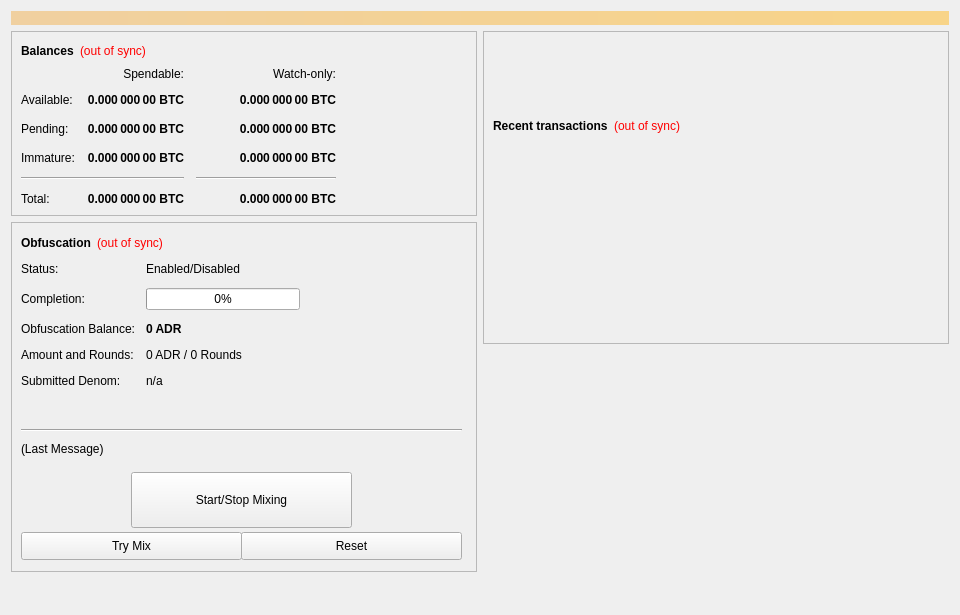
<?xml version="1.0" encoding="UTF-8"?>
<ui version="4.0">
 <class>OverviewPage</class>
 <widget class="QWidget" name="OverviewPage">
  <property name="geometry">
   <rect>
    <x>0</x>
    <y>0</y>
    <width>960</width>
    <height>615</height>
   </rect>
  </property>
  <property name="minimumSize">
   <size>
    <width>960</width>
    <height>0</height>
   </size>
  </property>
  <property name="windowTitle">
   <string>Form</string>
  </property>
  <layout class="QVBoxLayout" name="topLayout">
   <item>
    <widget class="QLabel" name="labelAlerts">
     <property name="visible">
      <bool>false</bool>
     </property>
     <property name="styleSheet">
      <string notr="true">background-color: qlineargradient(x1: 0, y1: 0, x2: 1, y2: 0, stop:0 #F0D0A0, stop:1 #F8D488); color:#000000;</string>
     </property>
     <property name="wordWrap">
      <bool>true</bool>
     </property>
     <property name="margin">
      <number>3</number>
     </property>
    </widget>
   </item>
   <item>
    <layout class="QHBoxLayout" name="horizontalLayout" stretch="1,1">
     <item>
      <layout class="QVBoxLayout" name="verticalLayout_2">
       <item>
        <widget class="QFrame" name="frame">
         <property name="frameShape">
          <enum>QFrame::StyledPanel</enum>
         </property>
         <property name="frameShadow">
          <enum>QFrame::Raised</enum>
         </property>
         <layout class="QVBoxLayout" name="verticalLayout_4">
          <item>
           <layout class="QHBoxLayout" name="horizontalLayout_4">
            <item>
             <widget class="QLabel" name="label_5">
              <property name="font">
               <font>
                <weight>75</weight>
                <bold>true</bold>
               </font>
              </property>
              <property name="text">
               <string>Balances</string>
              </property>
             </widget>
            </item>
            <item>
             <widget class="QLabel" name="labelWalletStatus">
              <property name="cursor">
               <cursorShape>WhatsThisCursor</cursorShape>
              </property>
              <property name="toolTip">
               <string>The displayed information may be out of date. Your wallet automatically synchronizes with the Adirondack network after a connection is established, but this process has not completed yet.</string>
              </property>
              <property name="styleSheet">
               <string notr="true">QLabel { color: red; }</string>
              </property>
              <property name="text">
               <string notr="true">(out of sync)</string>
              </property>
              <property name="alignment">
               <set>Qt::AlignLeading|Qt::AlignLeft|Qt::AlignVCenter</set>
              </property>
             </widget>
            </item>
            <item>
             <spacer name="horizontalSpacer_3">
              <property name="orientation">
               <enum>Qt::Horizontal</enum>
              </property>
              <property name="sizeHint" stdset="0">
               <size>
                <width>40</width>
                <height>20</height>
               </size>
              </property>
             </spacer>
            </item>
           </layout>
          </item>
          <item>
           <layout class="QGridLayout" name="gridLayout">
            <property name="spacing">
             <number>12</number>
            </property>
            <item row="2" column="2">
             <widget class="QLabel" name="labelWatchPending">
              <property name="font">
               <font>
                <weight>75</weight>
                <bold>true</bold>
               </font>
              </property>
              <property name="cursor">
               <cursorShape>IBeamCursor</cursorShape>
              </property>
              <property name="toolTip">
               <string>Unconfirmed transactions to watch-only addresses</string>
              </property>
              <property name="text">
               <string notr="true">0.000 000 00 BTC</string>
              </property>
              <property name="alignment">
               <set>Qt::AlignRight|Qt::AlignTrailing|Qt::AlignVCenter</set>
              </property>
              <property name="textInteractionFlags">
               <set>Qt::LinksAccessibleByMouse|Qt::TextSelectableByKeyboard|Qt::TextSelectableByMouse</set>
              </property>
             </widget>
            </item>
            <item row="2" column="1">
             <widget class="QLabel" name="labelUnconfirmed">
              <property name="font">
               <font>
                <weight>75</weight>
                <bold>true</bold>
               </font>
              </property>
              <property name="cursor">
               <cursorShape>IBeamCursor</cursorShape>
              </property>
              <property name="toolTip">
               <string>Total of transactions that have yet to be confirmed, and do not yet count toward the spendable balance</string>
              </property>
              <property name="text">
               <string notr="true">0.000 000 00 BTC</string>
              </property>
              <property name="alignment">
               <set>Qt::AlignRight|Qt::AlignTrailing|Qt::AlignVCenter</set>
              </property>
              <property name="textInteractionFlags">
               <set>Qt::LinksAccessibleByMouse|Qt::TextSelectableByKeyboard|Qt::TextSelectableByMouse</set>
              </property>
             </widget>
            </item>
            <item row="3" column="2">
             <widget class="QLabel" name="labelWatchImmature">
              <property name="font">
               <font>
                <weight>75</weight>
                <bold>true</bold>
               </font>
              </property>
              <property name="cursor">
               <cursorShape>IBeamCursor</cursorShape>
              </property>
              <property name="toolTip">
               <string>Staked or masternode rewards in watch-only addresses that has not yet matured</string>
              </property>
              <property name="text">
               <string notr="true">0.000 000 00 BTC</string>
              </property>
              <property name="alignment">
               <set>Qt::AlignRight|Qt::AlignTrailing|Qt::AlignVCenter</set>
              </property>
              <property name="textInteractionFlags">
               <set>Qt::LinksAccessibleByMouse|Qt::TextSelectableByKeyboard|Qt::TextSelectableByMouse</set>
              </property>
             </widget>
            </item>
            <item row="4" column="0" colspan="2">
             <widget class="Line" name="lineSpendableBalance">
              <property name="orientation">
               <enum>Qt::Horizontal</enum>
              </property>
             </widget>
            </item>
            <item row="4" column="2">
             <widget class="Line" name="lineWatchBalance">
              <property name="sizePolicy">
               <sizepolicy hsizetype="Preferred" vsizetype="Fixed">
                <horstretch>0</horstretch>
                <verstretch>0</verstretch>
               </sizepolicy>
              </property>
              <property name="minimumSize">
               <size>
                <width>140</width>
                <height>0</height>
               </size>
              </property>
              <property name="orientation">
               <enum>Qt::Horizontal</enum>
              </property>
             </widget>
            </item>
            <item row="5" column="0">
             <widget class="QLabel" name="labelTotalText">
              <property name="text">
               <string>Total:</string>
              </property>
             </widget>
            </item>
            <item row="3" column="1">
             <widget class="QLabel" name="labelImmature">
              <property name="font">
               <font>
                <weight>75</weight>
                <bold>true</bold>
               </font>
              </property>
              <property name="cursor">
               <cursorShape>IBeamCursor</cursorShape>
              </property>
              <property name="toolTip">
               <string>Staked or masternode rewards that has not yet matured</string>
              </property>
              <property name="text">
               <string notr="true">0.000 000 00 BTC</string>
              </property>
              <property name="alignment">
               <set>Qt::AlignRight|Qt::AlignTrailing|Qt::AlignVCenter</set>
              </property>
              <property name="textInteractionFlags">
               <set>Qt::LinksAccessibleByMouse|Qt::TextSelectableByKeyboard|Qt::TextSelectableByMouse</set>
              </property>
             </widget>
            </item>
            <item row="2" column="3">
             <spacer name="horizontalSpacer_2">
              <property name="orientation">
               <enum>Qt::Horizontal</enum>
              </property>
              <property name="sizeHint" stdset="0">
               <size>
                <width>40</width>
                <height>20</height>
               </size>
              </property>
             </spacer>
            </item>
            <item row="3" column="0">
             <widget class="QLabel" name="labelImmatureText">
              <property name="text">
               <string>Immature:</string>
              </property>
             </widget>
            </item>
            <item row="5" column="1">
             <widget class="QLabel" name="labelTotal">
              <property name="font">
               <font>
                <weight>75</weight>
                <bold>true</bold>
               </font>
              </property>
              <property name="cursor">
               <cursorShape>IBeamCursor</cursorShape>
              </property>
              <property name="toolTip">
               <string>Your current total balance</string>
              </property>
              <property name="text">
               <string notr="true">0.000 000 00 BTC</string>
              </property>
              <property name="alignment">
               <set>Qt::AlignRight|Qt::AlignTrailing|Qt::AlignVCenter</set>
              </property>
              <property name="textInteractionFlags">
               <set>Qt::LinksAccessibleByMouse|Qt::TextSelectableByKeyboard|Qt::TextSelectableByMouse</set>
              </property>
             </widget>
            </item>
            <item row="5" column="2">
             <widget class="QLabel" name="labelWatchTotal">
              <property name="font">
               <font>
                <weight>75</weight>
                <bold>true</bold>
               </font>
              </property>
              <property name="cursor">
               <cursorShape>IBeamCursor</cursorShape>
              </property>
              <property name="toolTip">
               <string>Current total balance in watch-only addresses</string>
              </property>
              <property name="text">
               <string notr="true">0.000 000 00 BTC</string>
              </property>
              <property name="alignment">
               <set>Qt::AlignRight|Qt::AlignTrailing|Qt::AlignVCenter</set>
              </property>
              <property name="textInteractionFlags">
               <set>Qt::LinksAccessibleByMouse|Qt::TextSelectableByKeyboard|Qt::TextSelectableByMouse</set>
              </property>
             </widget>
            </item>
            <item row="0" column="2">
             <widget class="QLabel" name="labelWatchonly">
              <property name="text">
               <string>Watch-only:</string>
              </property>
              <property name="alignment">
               <set>Qt::AlignRight|Qt::AlignTrailing|Qt::AlignVCenter</set>
              </property>
             </widget>
            </item>
            <item row="1" column="0">
             <widget class="QLabel" name="labelBalanceText">
              <property name="text">
               <string>Available:</string>
              </property>
             </widget>
            </item>
            <item row="1" column="1">
             <widget class="QLabel" name="labelBalance">
              <property name="font">
               <font>
                <weight>75</weight>
                <bold>true</bold>
               </font>
              </property>
              <property name="cursor">
               <cursorShape>IBeamCursor</cursorShape>
              </property>
              <property name="toolTip">
               <string>Your current spendable balance</string>
              </property>
              <property name="text">
               <string notr="true">0.000 000 00 BTC</string>
              </property>
              <property name="alignment">
               <set>Qt::AlignRight|Qt::AlignTrailing|Qt::AlignVCenter</set>
              </property>
              <property name="textInteractionFlags">
               <set>Qt::LinksAccessibleByMouse|Qt::TextSelectableByKeyboard|Qt::TextSelectableByMouse</set>
              </property>
             </widget>
            </item>
            <item row="1" column="2">
             <widget class="QLabel" name="labelWatchAvailable">
              <property name="font">
               <font>
                <weight>75</weight>
                <bold>true</bold>
               </font>
              </property>
              <property name="cursor">
               <cursorShape>IBeamCursor</cursorShape>
              </property>
              <property name="toolTip">
               <string>Your current balance in watch-only addresses</string>
              </property>
              <property name="text">
               <string notr="true">0.000 000 00 BTC</string>
              </property>
              <property name="alignment">
               <set>Qt::AlignRight|Qt::AlignTrailing|Qt::AlignVCenter</set>
              </property>
              <property name="textInteractionFlags">
               <set>Qt::LinksAccessibleByMouse|Qt::TextSelectableByKeyboard|Qt::TextSelectableByMouse</set>
              </property>
             </widget>
            </item>
            <item row="2" column="0">
             <widget class="QLabel" name="labelPendingText">
              <property name="text">
               <string>Pending:</string>
              </property>
             </widget>
            </item>
            <item row="0" column="1">
             <widget class="QLabel" name="labelSpendable">
              <property name="text">
               <string>Spendable:</string>
              </property>
              <property name="alignment">
               <set>Qt::AlignRight|Qt::AlignTrailing|Qt::AlignVCenter</set>
              </property>
             </widget>
            </item>
           </layout>
          </item>
         </layout>
        </widget>
       </item>
       <item>
        <widget class="QFrame" name="frameObfuscation">
         <property name="minimumSize">
          <size>
           <width>0</width>
           <height>350</height>
          </size>
         </property>
         <property name="layoutDirection">
          <enum>Qt::LeftToRight</enum>
         </property>
         <property name="frameShape">
          <enum>QFrame::StyledPanel</enum>
         </property>
         <property name="frameShadow">
          <enum>QFrame::Raised</enum>
         </property>
         <widget class="QWidget" name="formLayoutWidget">
          <property name="geometry">
           <rect>
            <x>10</x>
            <y>40</y>
            <width>451</width>
            <height>161</height>
           </rect>
          </property>
          <layout class="QFormLayout" name="formLayout">
           <property name="fieldGrowthPolicy">
            <enum>QFormLayout::AllNonFixedFieldsGrow</enum>
           </property>
           <property name="horizontalSpacing">
            <number>11</number>
           </property>
           <property name="verticalSpacing">
            <number>12</number>
           </property>
           <item row="0" column="0">
            <widget class="QLabel" name="label_6">
             <property name="text">
              <string>Status:</string>
             </property>
            </widget>
           </item>
           <item row="1" column="0">
            <widget class="QLabel" name="label_7">
             <property name="text">
              <string>Completion:</string>
             </property>
            </widget>
           </item>
           <item row="1" column="1">
            <widget class="QProgressBar" name="obfuscationProgress">
             <property name="maximumSize">
              <size>
               <width>154</width>
               <height>16777215</height>
              </size>
             </property>
             <property name="value">
              <number>0</number>
             </property>
            </widget>
           </item>
           <item row="2" column="0">
            <widget class="QLabel" name="labelAnonymizedText">
             <property name="text">
              <string>Obfuscation Balance:</string>
             </property>
            </widget>
           </item>
           <item row="2" column="1">
            <widget class="QLabel" name="labelAnonymized">
             <property name="font">
              <font>
               <weight>75</weight>
               <bold>true</bold>
              </font>
             </property>
             <property name="text">
              <string notr="true">0 ADR</string>
             </property>
            </widget>
           </item>
           <item row="3" column="0">
            <widget class="QLabel" name="label_8">
             <property name="text">
              <string>Amount and Rounds:</string>
             </property>
            </widget>
           </item>
           <item row="3" column="1">
            <widget class="QLabel" name="labelAmountRounds">
             <property name="text">
              <string>0 ADR / 0 Rounds</string>
             </property>
            </widget>
           </item>
           <item row="4" column="0">
            <widget class="QLabel" name="label_9">
             <property name="text">
              <string>Submitted Denom:</string>
             </property>
            </widget>
           </item>
           <item row="4" column="1">
            <widget class="QLabel" name="labelSubmittedDenom">
             <property name="toolTip">
              <string>The denominations you submitted to the Masternode.&lt;br&gt;To mix, other users must submit the exact same denominations.</string>
             </property>
             <property name="text">
              <string>n/a</string>
             </property>
            </widget>
           </item>
           <item row="0" column="1">
            <widget class="QLabel" name="obfuscationEnabled">
             <property name="text">
              <string>Enabled/Disabled</string>
             </property>
            </widget>
           </item>
          </layout>
         </widget>
         <widget class="QPushButton" name="runAutoDenom">
          <property name="geometry">
           <rect>
            <x>251</x>
            <y>17</y>
            <width>1</width>
            <height>1</height>
           </rect>
          </property>
          <property name="palette">
           <palette>
            <active>
             <colorrole role="WindowText">
              <brush brushstyle="SolidPattern">
               <color alpha="255">
                <red>0</red>
                <green>0</green>
                <blue>0</blue>
               </color>
              </brush>
             </colorrole>
             <colorrole role="Button">
              <brush brushstyle="SolidPattern">
               <color alpha="255">
                <red>239</red>
                <green>238</green>
                <blue>238</blue>
               </color>
              </brush>
             </colorrole>
             <colorrole role="Light">
              <brush brushstyle="SolidPattern">
               <color alpha="255">
                <red>255</red>
                <green>255</green>
                <blue>255</blue>
               </color>
              </brush>
             </colorrole>
             <colorrole role="Midlight">
              <brush brushstyle="SolidPattern">
               <color alpha="255">
                <red>247</red>
                <green>246</green>
                <blue>246</blue>
               </color>
              </brush>
             </colorrole>
             <colorrole role="Dark">
              <brush brushstyle="SolidPattern">
               <color alpha="255">
                <red>119</red>
                <green>119</green>
                <blue>119</blue>
               </color>
              </brush>
             </colorrole>
             <colorrole role="Mid">
              <brush brushstyle="SolidPattern">
               <color alpha="255">
                <red>159</red>
                <green>159</green>
                <blue>159</blue>
               </color>
              </brush>
             </colorrole>
             <colorrole role="Text">
              <brush brushstyle="SolidPattern">
               <color alpha="255">
                <red>0</red>
                <green>0</green>
                <blue>0</blue>
               </color>
              </brush>
             </colorrole>
             <colorrole role="BrightText">
              <brush brushstyle="SolidPattern">
               <color alpha="255">
                <red>255</red>
                <green>255</green>
                <blue>255</blue>
               </color>
              </brush>
             </colorrole>
             <colorrole role="ButtonText">
              <brush brushstyle="SolidPattern">
               <color alpha="255">
                <red>0</red>
                <green>0</green>
                <blue>0</blue>
               </color>
              </brush>
             </colorrole>
             <colorrole role="Base">
              <brush brushstyle="SolidPattern">
               <color alpha="255">
                <red>255</red>
                <green>255</green>
                <blue>255</blue>
               </color>
              </brush>
             </colorrole>
             <colorrole role="Window">
              <brush brushstyle="SolidPattern">
               <color alpha="255">
                <red>239</red>
                <green>238</green>
                <blue>238</blue>
               </color>
              </brush>
             </colorrole>
             <colorrole role="Shadow">
              <brush brushstyle="SolidPattern">
               <color alpha="255">
                <red>0</red>
                <green>0</green>
                <blue>0</blue>
               </color>
              </brush>
             </colorrole>
             <colorrole role="AlternateBase">
              <brush brushstyle="SolidPattern">
               <color alpha="255">
                <red>247</red>
                <green>246</green>
                <blue>246</blue>
               </color>
              </brush>
             </colorrole>
             <colorrole role="ToolTipBase">
              <brush brushstyle="SolidPattern">
               <color alpha="255">
                <red>255</red>
                <green>255</green>
                <blue>220</blue>
               </color>
              </brush>
             </colorrole>
             <colorrole role="ToolTipText">
              <brush brushstyle="SolidPattern">
               <color alpha="255">
                <red>0</red>
                <green>0</green>
                <blue>0</blue>
               </color>
              </brush>
             </colorrole>
            </active>
            <inactive>
             <colorrole role="WindowText">
              <brush brushstyle="SolidPattern">
               <color alpha="255">
                <red>0</red>
                <green>0</green>
                <blue>0</blue>
               </color>
              </brush>
             </colorrole>
             <colorrole role="Button">
              <brush brushstyle="SolidPattern">
               <color alpha="255">
                <red>239</red>
                <green>238</green>
                <blue>238</blue>
               </color>
              </brush>
             </colorrole>
             <colorrole role="Light">
              <brush brushstyle="SolidPattern">
               <color alpha="255">
                <red>255</red>
                <green>255</green>
                <blue>255</blue>
               </color>
              </brush>
             </colorrole>
             <colorrole role="Midlight">
              <brush brushstyle="SolidPattern">
               <color alpha="255">
                <red>247</red>
                <green>246</green>
                <blue>246</blue>
               </color>
              </brush>
             </colorrole>
             <colorrole role="Dark">
              <brush brushstyle="SolidPattern">
               <color alpha="255">
                <red>119</red>
                <green>119</green>
                <blue>119</blue>
               </color>
              </brush>
             </colorrole>
             <colorrole role="Mid">
              <brush brushstyle="SolidPattern">
               <color alpha="255">
                <red>159</red>
                <green>159</green>
                <blue>159</blue>
               </color>
              </brush>
             </colorrole>
             <colorrole role="Text">
              <brush brushstyle="SolidPattern">
               <color alpha="255">
                <red>0</red>
                <green>0</green>
                <blue>0</blue>
               </color>
              </brush>
             </colorrole>
             <colorrole role="BrightText">
              <brush brushstyle="SolidPattern">
               <color alpha="255">
                <red>255</red>
                <green>255</green>
                <blue>255</blue>
               </color>
              </brush>
             </colorrole>
             <colorrole role="ButtonText">
              <brush brushstyle="SolidPattern">
               <color alpha="255">
                <red>0</red>
                <green>0</green>
                <blue>0</blue>
               </color>
              </brush>
             </colorrole>
             <colorrole role="Base">
              <brush brushstyle="SolidPattern">
               <color alpha="255">
                <red>255</red>
                <green>255</green>
                <blue>255</blue>
               </color>
              </brush>
             </colorrole>
             <colorrole role="Window">
              <brush brushstyle="SolidPattern">
               <color alpha="255">
                <red>239</red>
                <green>238</green>
                <blue>238</blue>
               </color>
              </brush>
             </colorrole>
             <colorrole role="Shadow">
              <brush brushstyle="SolidPattern">
               <color alpha="255">
                <red>0</red>
                <green>0</green>
                <blue>0</blue>
               </color>
              </brush>
             </colorrole>
             <colorrole role="AlternateBase">
              <brush brushstyle="SolidPattern">
               <color alpha="255">
                <red>247</red>
                <green>246</green>
                <blue>246</blue>
               </color>
              </brush>
             </colorrole>
             <colorrole role="ToolTipBase">
              <brush brushstyle="SolidPattern">
               <color alpha="255">
                <red>255</red>
                <green>255</green>
                <blue>220</blue>
               </color>
              </brush>
             </colorrole>
             <colorrole role="ToolTipText">
              <brush brushstyle="SolidPattern">
               <color alpha="255">
                <red>0</red>
                <green>0</green>
                <blue>0</blue>
               </color>
              </brush>
             </colorrole>
            </inactive>
            <disabled>
             <colorrole role="WindowText">
              <brush brushstyle="SolidPattern">
               <color alpha="255">
                <red>119</red>
                <green>119</green>
                <blue>119</blue>
               </color>
              </brush>
             </colorrole>
             <colorrole role="Button">
              <brush brushstyle="SolidPattern">
               <color alpha="255">
                <red>239</red>
                <green>238</green>
                <blue>238</blue>
               </color>
              </brush>
             </colorrole>
             <colorrole role="Light">
              <brush brushstyle="SolidPattern">
               <color alpha="255">
                <red>255</red>
                <green>255</green>
                <blue>255</blue>
               </color>
              </brush>
             </colorrole>
             <colorrole role="Midlight">
              <brush brushstyle="SolidPattern">
               <color alpha="255">
                <red>247</red>
                <green>246</green>
                <blue>246</blue>
               </color>
              </brush>
             </colorrole>
             <colorrole role="Dark">
              <brush brushstyle="SolidPattern">
               <color alpha="255">
                <red>119</red>
                <green>119</green>
                <blue>119</blue>
               </color>
              </brush>
             </colorrole>
             <colorrole role="Mid">
              <brush brushstyle="SolidPattern">
               <color alpha="255">
                <red>159</red>
                <green>159</green>
                <blue>159</blue>
               </color>
              </brush>
             </colorrole>
             <colorrole role="Text">
              <brush brushstyle="SolidPattern">
               <color alpha="255">
                <red>119</red>
                <green>119</green>
                <blue>119</blue>
               </color>
              </brush>
             </colorrole>
             <colorrole role="BrightText">
              <brush brushstyle="SolidPattern">
               <color alpha="255">
                <red>255</red>
                <green>255</green>
                <blue>255</blue>
               </color>
              </brush>
             </colorrole>
             <colorrole role="ButtonText">
              <brush brushstyle="SolidPattern">
               <color alpha="255">
                <red>119</red>
                <green>119</green>
                <blue>119</blue>
               </color>
              </brush>
             </colorrole>
             <colorrole role="Base">
              <brush brushstyle="SolidPattern">
               <color alpha="255">
                <red>239</red>
                <green>238</green>
                <blue>238</blue>
               </color>
              </brush>
             </colorrole>
             <colorrole role="Window">
              <brush brushstyle="SolidPattern">
               <color alpha="255">
                <red>239</red>
                <green>238</green>
                <blue>238</blue>
               </color>
              </brush>
             </colorrole>
             <colorrole role="Shadow">
              <brush brushstyle="SolidPattern">
               <color alpha="255">
                <red>0</red>
                <green>0</green>
                <blue>0</blue>
               </color>
              </brush>
             </colorrole>
             <colorrole role="AlternateBase">
              <brush brushstyle="SolidPattern">
               <color alpha="255">
                <red>239</red>
                <green>238</green>
                <blue>238</blue>
               </color>
              </brush>
             </colorrole>
             <colorrole role="ToolTipBase">
              <brush brushstyle="SolidPattern">
               <color alpha="255">
                <red>255</red>
                <green>255</green>
                <blue>220</blue>
               </color>
              </brush>
             </colorrole>
             <colorrole role="ToolTipText">
              <brush brushstyle="SolidPattern">
               <color alpha="255">
                <red>0</red>
                <green>0</green>
                <blue>0</blue>
               </color>
              </brush>
             </colorrole>
            </disabled>
           </palette>
          </property>
          <property name="focusPolicy">
           <enum>Qt::NoFocus</enum>
          </property>
          <property name="autoFillBackground">
           <bool>true</bool>
          </property>
          <property name="text">
           <string/>
          </property>
          <property name="flat">
           <bool>true</bool>
          </property>
         </widget>
         <widget class="QPushButton" name="toggleObfuscation">
          <property name="geometry">
           <rect>
            <x>120</x>
            <y>250</y>
            <width>221</width>
            <height>56</height>
           </rect>
          </property>
          <property name="sizePolicy">
           <sizepolicy hsizetype="MinimumExpanding" vsizetype="Fixed">
            <horstretch>0</horstretch>
            <verstretch>0</verstretch>
           </sizepolicy>
          </property>
          <property name="text">
           <string>Start/Stop Mixing</string>
          </property>
         </widget>
         <widget class="Line" name="lineLastMessage">
          <property name="geometry">
           <rect>
            <x>10</x>
            <y>200</y>
            <width>441</width>
            <height>16</height>
           </rect>
          </property>
          <property name="orientation">
           <enum>Qt::Horizontal</enum>
          </property>
         </widget>
         <widget class="QLabel" name="obfuscationStatus">
          <property name="geometry">
           <rect>
            <x>10</x>
            <y>220</y>
            <width>451</width>
            <height>61</height>
           </rect>
          </property>
          <property name="minimumSize">
           <size>
            <width>288</width>
            <height>43</height>
           </size>
          </property>
          <property name="text">
           <string>(Last Message)</string>
          </property>
          <property name="alignment">
           <set>Qt::AlignLeading|Qt::AlignLeft|Qt::AlignTop</set>
          </property>
          <property name="wordWrap">
           <bool>true</bool>
          </property>
         </widget>
         <widget class="QPushButton" name="obfuscationAuto">
          <property name="geometry">
           <rect>
            <x>10</x>
            <y>310</y>
            <width>221</width>
            <height>28</height>
           </rect>
          </property>
          <property name="sizePolicy">
           <sizepolicy hsizetype="MinimumExpanding" vsizetype="Fixed">
            <horstretch>0</horstretch>
            <verstretch>0</verstretch>
           </sizepolicy>
          </property>
          <property name="toolTip">
           <string>Try to manually submit a Obfuscation request.</string>
          </property>
          <property name="text">
           <string>Try Mix</string>
          </property>
         </widget>
         <widget class="QPushButton" name="obfuscationReset">
          <property name="geometry">
           <rect>
            <x>230</x>
            <y>310</y>
            <width>221</width>
            <height>28</height>
           </rect>
          </property>
          <property name="sizePolicy">
           <sizepolicy hsizetype="MinimumExpanding" vsizetype="Fixed">
            <horstretch>0</horstretch>
            <verstretch>0</verstretch>
           </sizepolicy>
          </property>
          <property name="toolTip">
           <string>Reset the current status of Obfuscation (can interrupt Obfuscation if it's in the process of Mixing, which can cost you money!)</string>
          </property>
          <property name="autoFillBackground">
           <bool>false</bool>
          </property>
          <property name="text">
           <string>Reset</string>
          </property>
         </widget>
         <widget class="QWidget" name="layoutWidget">
          <property name="geometry">
           <rect>
            <x>10</x>
            <y>10</y>
            <width>431</width>
            <height>22</height>
           </rect>
          </property>
          <layout class="QHBoxLayout" name="horizontalLayout_5">
           <item>
            <widget class="QLabel" name="label_2">
             <property name="font">
              <font>
               <weight>75</weight>
               <bold>true</bold>
              </font>
             </property>
             <property name="text">
              <string>Obfuscation</string>
             </property>
            </widget>
           </item>
           <item>
            <widget class="QLabel" name="labelObfuscationSyncStatus">
             <property name="toolTip">
              <string>The displayed information may be out of date. Your wallet automatically synchronizes with the Adirondack network after a connection is established, but this process has not completed yet.</string>
             </property>
             <property name="styleSheet">
              <string notr="true">QLabel { color: red; }</string>
             </property>
             <property name="text">
              <string notr="true">(out of sync)</string>
             </property>
             <property name="alignment">
              <set>Qt::AlignLeading|Qt::AlignLeft|Qt::AlignVCenter</set>
             </property>
            </widget>
           </item>
           <item>
            <spacer name="horizontalSpacer_4">
             <property name="orientation">
              <enum>Qt::Horizontal</enum>
             </property>
             <property name="sizeHint" stdset="0">
              <size>
               <width>40</width>
               <height>20</height>
              </size>
             </property>
            </spacer>
           </item>
          </layout>
         </widget>
        </widget>
       </item>
       <item>
        <spacer name="verticalSpacer">
         <property name="orientation">
          <enum>Qt::Vertical</enum>
         </property>
         <property name="sizeHint" stdset="0">
          <size>
           <width>20</width>
           <height>40</height>
          </size>
         </property>
        </spacer>
       </item>
      </layout>
     </item>
     <item>
      <layout class="QVBoxLayout" name="verticalLayout_3">
       <item>
        <widget class="QFrame" name="frame_2">
         <property name="frameShape">
          <enum>QFrame::StyledPanel</enum>
         </property>
         <property name="frameShadow">
          <enum>QFrame::Raised</enum>
         </property>
         <layout class="QVBoxLayout" name="verticalLayout">
          <item>
           <spacer name="verticalSpacer_3">
            <property name="orientation">
             <enum>Qt::Vertical</enum>
            </property>
            <property name="sizeType">
             <enum>QSizePolicy::Fixed</enum>
            </property>
            <property name="sizeHint" stdset="0">
             <size>
              <width>20</width>
              <height>75</height>
             </size>
            </property>
           </spacer>
          </item>
          <item>
           <layout class="QHBoxLayout" name="horizontalLayout_2">
            <item>
             <widget class="QLabel" name="label_4">
              <property name="font">
               <font>
                <weight>75</weight>
                <bold>true</bold>
               </font>
              </property>
              <property name="text">
               <string>Recent transactions</string>
              </property>
             </widget>
            </item>
            <item>
             <widget class="QLabel" name="labelTransactionsStatus">
              <property name="cursor">
               <cursorShape>WhatsThisCursor</cursorShape>
              </property>
              <property name="toolTip">
               <string>The displayed information may be out of date. Your wallet automatically synchronizes with the Adirondack network after a connection is established, but this process has not completed yet.</string>
              </property>
              <property name="styleSheet">
               <string notr="true">QLabel { color: red; }</string>
              </property>
              <property name="text">
               <string notr="true">(out of sync)</string>
              </property>
              <property name="alignment">
               <set>Qt::AlignRight|Qt::AlignTrailing|Qt::AlignVCenter</set>
              </property>
             </widget>
            </item>
            <item>
             <spacer name="horizontalSpacer">
              <property name="orientation">
               <enum>Qt::Horizontal</enum>
              </property>
              <property name="sizeHint" stdset="0">
               <size>
                <width>40</width>
                <height>20</height>
               </size>
              </property>
             </spacer>
            </item>
           </layout>
          </item>
          <item>
           <widget class="QListView" name="listTransactions">
            <property name="styleSheet">
             <string notr="true">QListView { background: transparent; }</string>
            </property>
            <property name="frameShape">
             <enum>QFrame::NoFrame</enum>
            </property>
            <property name="verticalScrollBarPolicy">
             <enum>Qt::ScrollBarAlwaysOff</enum>
            </property>
            <property name="horizontalScrollBarPolicy">
             <enum>Qt::ScrollBarAlwaysOff</enum>
            </property>
            <property name="selectionMode">
             <enum>QAbstractItemView::NoSelection</enum>
            </property>
           </widget>
          </item>
         </layout>
        </widget>
       </item>
       <item>
        <spacer name="verticalSpacer_2">
         <property name="orientation">
          <enum>Qt::Vertical</enum>
         </property>
         <property name="sizeType">
          <enum>QSizePolicy::Expanding</enum>
         </property>
         <property name="sizeHint" stdset="0">
          <size>
           <width>20</width>
           <height>40</height>
          </size>
         </property>
        </spacer>
       </item>
      </layout>
     </item>
    </layout>
   </item>
  </layout>
 </widget>
 <resources/>
 <connections/>
</ui>
